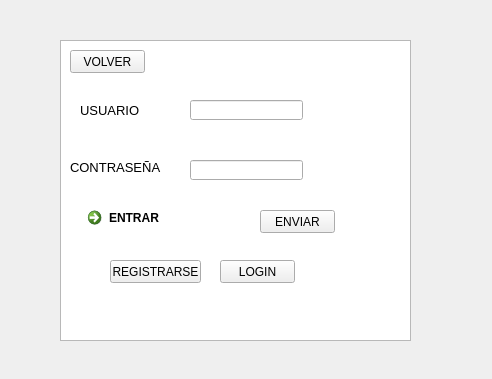
<?xml version="1.0" encoding="UTF-8"?>
<ui version="4.0">
 <class>registro</class>
 <widget class="QWidget" name="registro">
  <property name="geometry">
   <rect>
    <x>0</x>
    <y>0</y>
    <width>492</width>
    <height>379</height>
   </rect>
  </property>
  <property name="windowTitle">
   <string>Form</string>
  </property>
  <widget class="QGraphicsView" name="graphicsView">
   <property name="geometry">
    <rect>
     <x>60</x>
     <y>40</y>
     <width>351</width>
     <height>301</height>
    </rect>
   </property>
  </widget>
  <widget class="QLabel" name="usuario">
   <property name="geometry">
    <rect>
     <x>80</x>
     <y>100</y>
     <width>71</width>
     <height>21</height>
    </rect>
   </property>
   <property name="text">
    <string>&lt;html&gt;&lt;head/&gt;&lt;body&gt;&lt;p&gt;&lt;span style=&quot; font-size:10pt;&quot;&gt;USUARIO&lt;/span&gt;&lt;/p&gt;&lt;/body&gt;&lt;/html&gt;</string>
   </property>
  </widget>
  <widget class="QLabel" name="contrasena">
   <property name="geometry">
    <rect>
     <x>70</x>
     <y>160</y>
     <width>91</width>
     <height>16</height>
    </rect>
   </property>
   <property name="text">
    <string>&lt;html&gt;&lt;head/&gt;&lt;body&gt;&lt;p&gt;&lt;span style=&quot; font-size:10pt;&quot;&gt;CONTRASEÑA&lt;/span&gt;&lt;/p&gt;&lt;/body&gt;&lt;/html&gt;</string>
   </property>
  </widget>
  <widget class="QLineEdit" name="login">
   <property name="geometry">
    <rect>
     <x>190</x>
     <y>100</y>
     <width>113</width>
     <height>20</height>
    </rect>
   </property>
  </widget>
  <widget class="QLineEdit" name="pass">
   <property name="geometry">
    <rect>
     <x>190</x>
     <y>160</y>
     <width>113</width>
     <height>20</height>
    </rect>
   </property>
   <property name="echoMode">
    <enum>QLineEdit::Password</enum>
   </property>
  </widget>
  <widget class="QPushButton" name="enviar">
   <property name="geometry">
    <rect>
     <x>260</x>
     <y>210</y>
     <width>75</width>
     <height>23</height>
    </rect>
   </property>
   <property name="text">
    <string>ENVIAR</string>
   </property>
  </widget>
  <widget class="QCommandLinkButton" name="entrar">
   <property name="geometry">
    <rect>
     <x>80</x>
     <y>200</y>
     <width>172</width>
     <height>41</height>
    </rect>
   </property>
   <property name="text">
    <string>ENTRAR</string>
   </property>
  </widget>
  <widget class="QPushButton" name="volver">
   <property name="geometry">
    <rect>
     <x>70</x>
     <y>50</y>
     <width>75</width>
     <height>23</height>
    </rect>
   </property>
   <property name="text">
    <string>VOLVER</string>
   </property>
  </widget>
  <widget class="QPushButton" name="regist">
   <property name="geometry">
    <rect>
     <x>110</x>
     <y>260</y>
     <width>91</width>
     <height>23</height>
    </rect>
   </property>
   <property name="text">
    <string>REGISTRARSE</string>
   </property>
  </widget>
  <widget class="QPushButton" name="crear">
   <property name="geometry">
    <rect>
     <x>220</x>
     <y>260</y>
     <width>75</width>
     <height>23</height>
    </rect>
   </property>
   <property name="text">
    <string>LOGIN</string>
   </property>
  </widget>
 </widget>
 <resources/>
 <connections/>
</ui>
